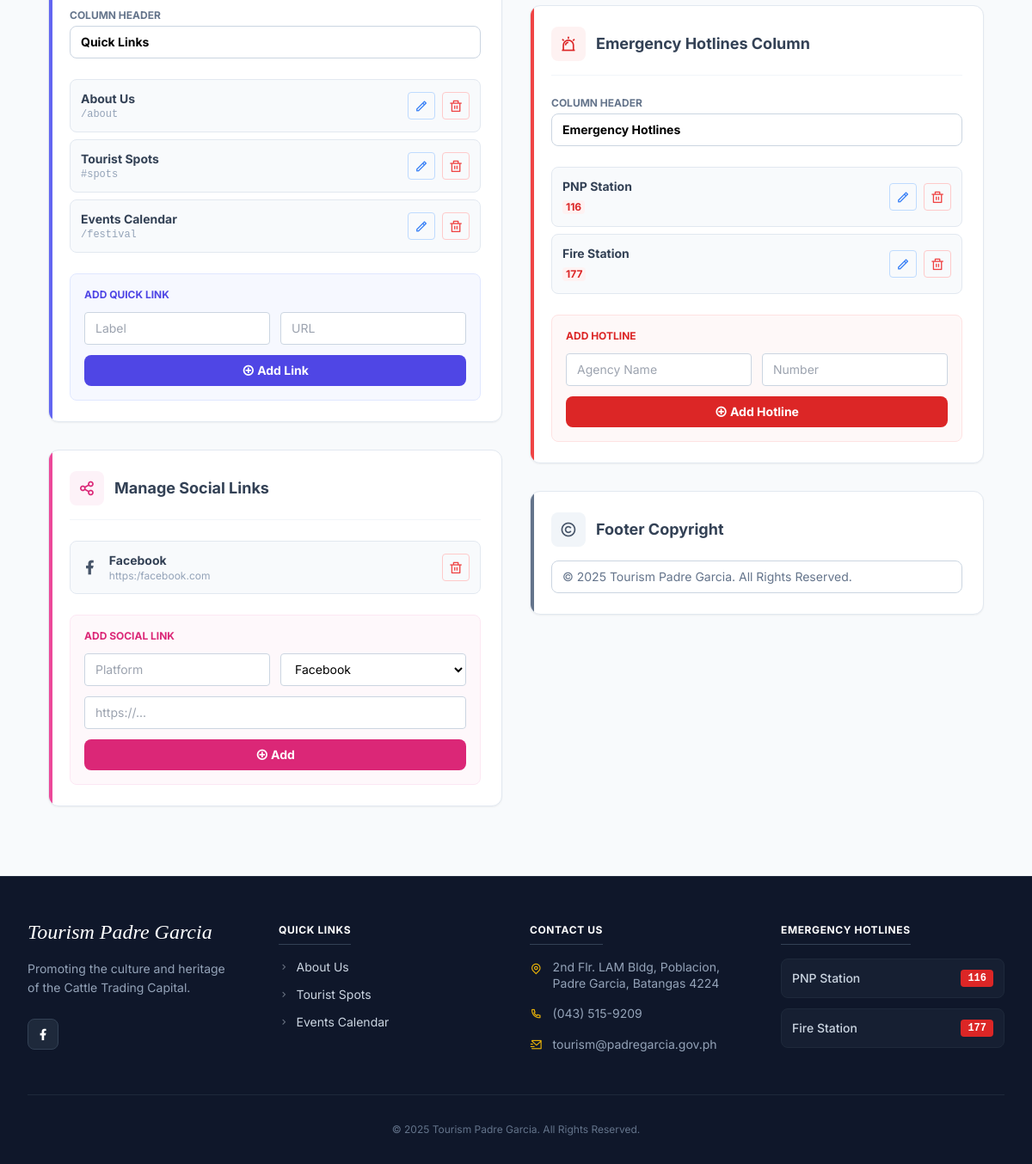
Before: /edit-footer (signed in, lower part) with the older database file.
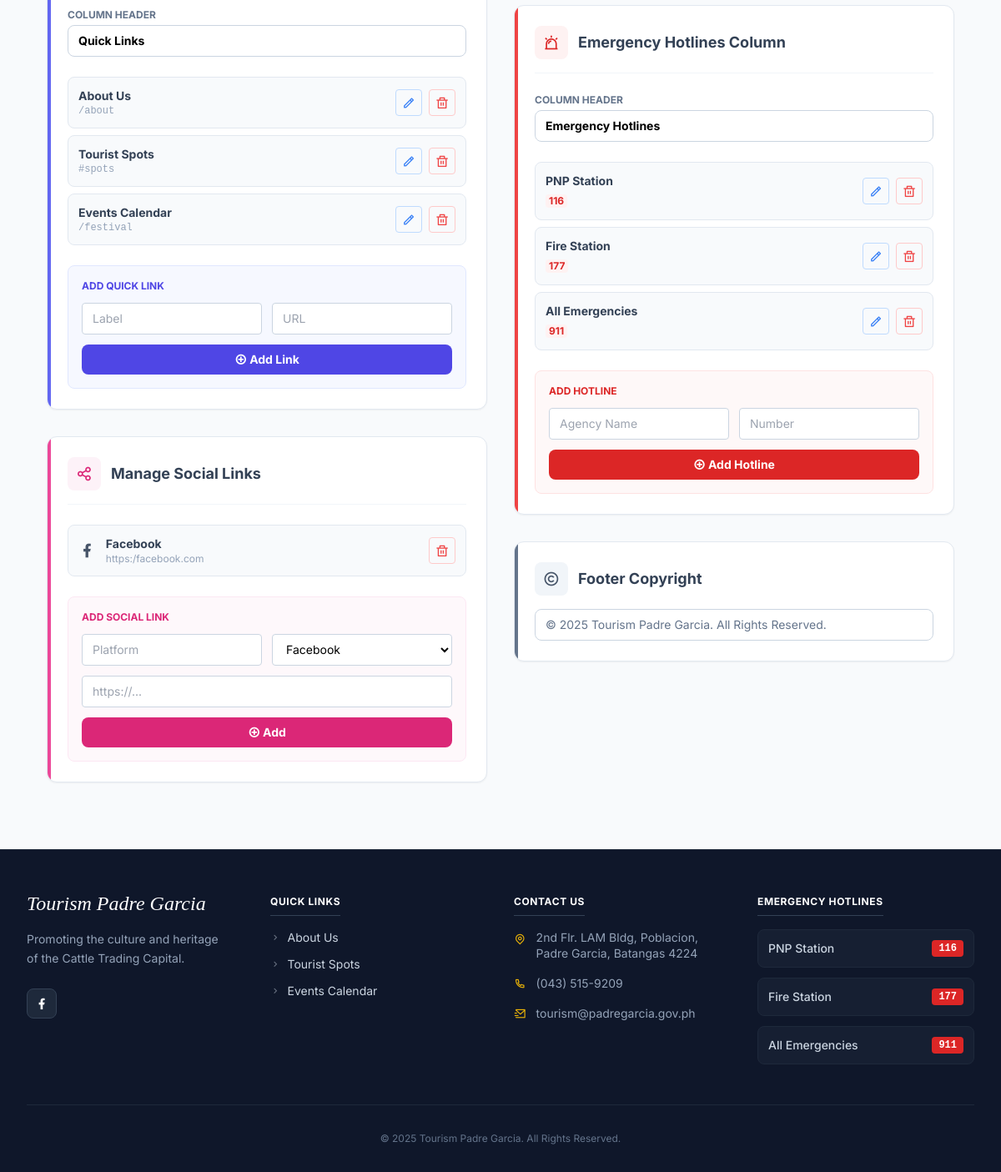
After: the same page with the newer database file.
### webapp/models.py (models this page shows)
class FooterLink(db.Model):
    id = db.Column(db.Integer, primary_key=True)
    label = db.Column(db.String(100), nullable=False)
    url = db.Column(db.String(500), nullable=False)

class SocialLink(db.Model):
    id = db.Column(db.Integer, primary_key=True)
    platform = db.Column(db.String(50), nullable=False)
    url = db.Column(db.String(500), nullable=False)
    icon = db.Column(db.String(50), nullable=False)

class EmergencyHotline(db.Model):
    id = db.Column(db.Integer, primary_key=True)
    name = db.Column(db.String(100), nullable=False)
    number = db.Column(db.String(50), nullable=False)

### webapp/views.py (the view, shortened to what this page needs)
@views.route("/edit-footer", methods=["GET", "POST"])
@login_required
def edit_footer():
    if not current_user.is_admin: return redirect(url_for("views.home"))
    content = get_common_content()
    return render_template("edit_footer.html", content=content)

### webapp/views.py (called while the page is built, shortened)
def get_content(key, default=""):
    content = SiteContent.query.filter_by(key=key).first()
    return content.value if content else default

@views.before_app_request
def check_maintenance():
    try:
        setting = SiteContent.query.filter_by(key='site_maintenance_mode').first()
        is_maintenance = (setting.value == 'true') if setting else False
    except:
        is_maintenance = False
    if not is_maintenance:
        return None

### webapp/templates/edit_footer.html (shortened to what the changed rows need)
{% extends "base.html" %}
{% block content %}
<div class="pt-24 pb-20 px-4 md:px-8 max-w-6xl mx-auto">
    <div class="grid grid-cols-1 lg:grid-cols-2 gap-8">
        <div class="space-y-8">
            <form id="mainForm" method="POST" action="{{ url_for('views.edit_footer') }}">
            <div class="bg-white p-6 rounded-xl border border-slate-200 shadow-sm relative overflow-hidden mb-8">
                <div class="space-y-2 mb-6">
                    {% if content.footer_links_list %}
                        {% for link in content.footer_links_list %}
                        <div class="flex items-center justify-between bg-slate-50 p-3 rounded-lg border border-slate-200 hover:shadow-sm transition">
                            <div>
                                <p class="text-sm font-bold text-slate-700">{{ link.label }}</p>
                                <p class="text-xs text-slate-400 font-mono">{{ link.url }}</p>
                            </div>
                            <div class="flex gap-2">
                                <button type="button" onclick="openLinkModal('{{ link.id }}', '{{ link.label }}', '{{ link.url }}')" class="text-blue-500 hover:text-white hover:bg-blue-500 border border-blue-200 w-8 h-8 rounded flex items-center justify-center transition">
                                    <i class="ri-pencil-line"></i>
                                </button>
                                <button type="submit" formaction="{{ url_for('views.edit_footer') }}" formmethod="post" name="delete_quick_link" value="true" class="text-red-500 hover:text-white hover:bg-red-500 border border-red-200 w-8 h-8 rounded flex items-center justify-center transition" onclick="this.form.fl_id.value='{{ link.id }}'; return confirm('Delete this link?')">
                                    <input type="hidden" name="csrf_token" value="{{ csrf_token() }}"><i class="ri-delete-bin-line"></i>
                                </button>
                            </div>
                        </div>
                        {% endfor %}
                    {% else %}
                        <p class="text-sm text-slate-400 italic text-center py-2">No quick links added yet.</p>
                    {% endif %}
                </div>
            </div>
            </form>
            <div class="bg-white p-6 rounded-xl border border-slate-200 shadow-sm relative overflow-hidden mb-8">
                <div class="space-y-2 mb-6">
                    {% if content.social_links %}
                        {% for link in content.social_links %}
                        <div class="flex items-center justify-between bg-slate-50 p-3 rounded-lg border border-slate-200">
                            <div class="flex items-center gap-3">
                                <i class="{{ link.icon }} text-xl text-slate-600"></i>
                                <div>
                                    <p class="text-sm font-bold text-slate-700">{{ link.platform }}</p>
                                    <p class="text-xs text-slate-400 truncate max-w-[200px]">{{ link.url }}</p>
                                </div>
                            </div>
                            <form method="POST" action="{{ url_for('views.edit_footer') }}" style="display:inline;">
                                <button type="submit" class="text-red-500 hover:text-white hover:bg-red-500 border border-red-200 w-8 h-8 rounded flex items-center justify-center transition" onclick="return confirm('Delete this link?')">
                                    <i class="ri-delete-bin-line"></i>
                                </button>
                            </form>
                        </div>
                        {% endfor %}
                    {% else %}
                        <p class="text-sm text-slate-400 italic text-center py-2">No social links added yet.</p>
                    {% endif %}
                </div>
            </div>
        </div>
        <div class="space-y-8">
            <div class="bg-white p-6 rounded-xl border border-slate-200 shadow-sm relative overflow-hidden">
                <div class="space-y-2 mb-6">
                    {% if content.hotlines_list %}
                        {% for hl in content.hotlines_list %}
                        <div class="flex items-center justify-between bg-slate-50 p-3 rounded-lg border border-slate-200 hover:shadow-sm transition">
                            <div>
                                <p class="text-sm font-bold text-slate-700">{{ hl.name }}</p>
                                <p class="text-xs text-red-600 font-bold bg-red-50 inline-block px-1 rounded">{{ hl.number }}</p>
                            </div>
                            <div class="flex gap-2">
                                <button type="button" onclick="openHotlineModal('{{ hl.id }}', '{{ hl.name }}', '{{ hl.number }}')" class="text-blue-500 hover:text-white hover:bg-blue-500 border border-blue-200 w-8 h-8 rounded flex items-center justify-center transition">
                                    <i class="ri-pencil-line"></i>
                                </button>
                                <button type="submit" form="mainForm" formaction="{{ url_for('views.edit_footer') }}" formmethod="post" name="delete_hotline" value="true" class="text-red-500 hover:text-white hover:bg-red-500 border border-red-200 w-8 h-8 rounded flex items-center justify-center transition" onclick="this.form.hl_id.value='{{ hl.id }}'; return confirm('Delete this hotline?')">
                                    <input type="hidden" name="csrf_token" value="{{ csrf_token() }}"><i class="ri-delete-bin-line"></i>
                                </button>
                            </div>
                        </div>
                        {% endfor %}
                    {% else %}
                        <p class="text-sm text-slate-400 italic text-center py-2">No hotlines added yet.</p>
                    {% endif %}
                </div>
            </div>
        </div>
    </div>
</div>
{% endblock %}

### webapp/templates/base.html (shortened to what the changed rows need)
<!DOCTYPE html>
<html lang="en">
<head>
    <script src="https://cdn.tailwindcss.com/3.4.16"></script>
    <link href="https://cdnjs.cloudflare.com/ajax/libs/remixicon/4.1.0/remixicon.min.css" rel="stylesheet">
    <link href="https://unpkg.com/aos@2.3.1/dist/aos.css" rel="stylesheet">
    <link rel="stylesheet" href="https://unpkg.com/leaflet@1.9.4/dist/leaflet.css" />
</head>
<body class="flex flex-col min-h-screen {% block body_class %}{% endblock %}" ondragstart="return false;">
    <main class="flex-grow">
        {% block content %}{% endblock %}
    </main>
    {% block footer %}
    {% if content %}
    <footer class="bg-slate-900 text-slate-300 pt-12 pb-8 border-t border-slate-800">
        <div class="max-w-7xl mx-auto px-6 lg:px-8">
            <div class="grid grid-cols-1 sm:grid-cols-2 lg:grid-cols-4 gap-10 lg:gap-8 mb-12">
                <div class="col-span-1 sm:col-span-2 lg:col-span-1">
                    <div class="flex gap-3 flex-wrap">
                        {% if content.social_links %}
                        {% for link in content.social_links %}
                        <a href="{{ link.url }}" target="_blank"
                            class="w-9 h-9 rounded-lg bg-slate-800 flex items-center justify-center hover:bg-slate-700 transition text-white border border-slate-700 hover:border-slate-500"
                            title="{{ link.platform }}"><i class="{{ link.icon }}"></i></a>
                        {% endfor %}
                        {% endif %}
                    </div>
                </div>
                <div>
                    <ul class="space-y-3 text-sm">
                        {% if content.footer_links_list %}
                        {% for link in content.footer_links_list %}
                        <li><a href="{{ link.url }}" class="hover:text-yellow-400 transition flex items-center gap-2"><i
                                    class="ri-arrow-right-s-line text-xs opacity-50"></i> {{ link.label }}</a></li>
                        {% endfor %}
                        {% endif %}
                    </ul>
                </div>
                <div>
                    <ul class="space-y-3 text-sm">
                        {% if content.hotlines_list %}
                        {% for hl in content.hotlines_list %}
                        <li
                            class="flex justify-between items-center bg-slate-800/50 p-3 rounded-lg border border-slate-800">
                            <span class="font-medium text-slate-300">{{ hl.name }}</span>
                            <span class="text-white font-mono font-bold bg-red-600 px-2 py-0.5 rounded text-xs">{{
                                hl.number }}</span>
                        </li>
                        {% endfor %}
                        {% endif %}
                    </ul>
                </div>
            </div>
        </div>
    </footer>
    {% endif %}
    {% endblock %}
</body>
</html>

Changed rows visible on the page:
added EmergencyHotline: name "All Emergencies", number "911", {{ hl.id }} 3 (drawn)
